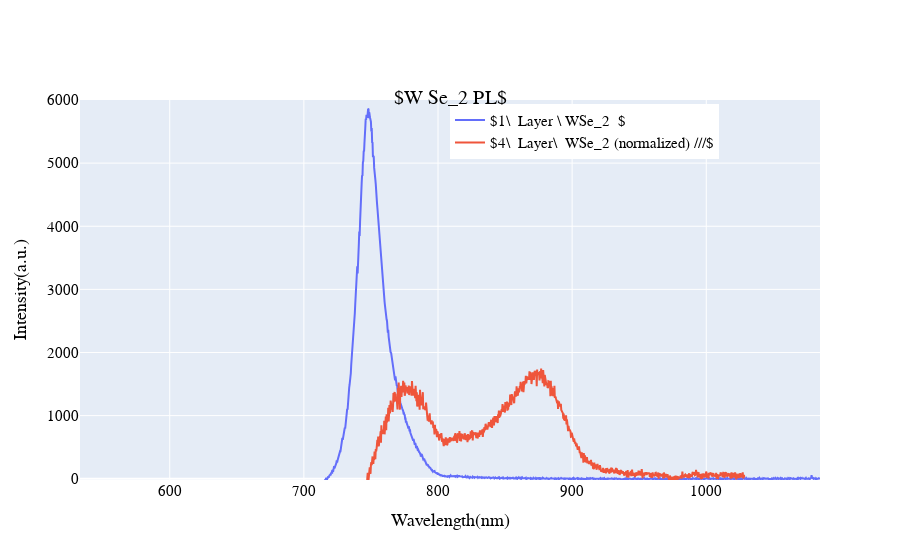

The code cell stored with this chart in its notebook:
### Code cell
import plotly.graph_objects as go

fig = go.Figure()
fig.add_trace(
    go.Scatter(x=df['wavelength'],y=df['intensity'],
                        name='$1\  Layer \ WSe_2  $'),
             )

fig.add_trace(go.Scatter(x=df2['Wavelength'],y=df2['Intensity']*5,
                        name='$4\  Layer\  WSe_2 (normalized) ///$')
             )

fig.update_layout(
    title={
        'text': "$W Se_2 PL$",
        'y':0.84,
        'x':0.5,
        'xanchor': 'center',
        'yanchor': 'top'})

fig.update_layout(
    font_family="Times New Roman",
    font_color="black",
    title_font_family="Times New Roman",
    title_font_color="black",
    xaxis_title='Wavelength(nm)',
    yaxis_title="Intensity(a.u.)",
       font_size=15,
title_font_size = 20
)

fig.update_layout(legend=dict(
    yanchor="top",
    y=0.99,
    xanchor="left",
    x=0.5
))

fig.update_yaxes(range=[-20, 6000])
fig.show()

### Figure 1 — Plotly figure (JSON) as saved in the notebook; plotly's stock layout.template omitted (floating-point values rounded to 4 significant figures; data arrays with more than 128 entries replaced by an {"elided": "..."} marker saying what was removed)
{"data": [{"name": "$1\\  Layer \\ WSe_2  $", "type": "scatter", "x": {"elided": "1840 float values"}, "y": {"elided": "1840 float values"}}, {"name": "$4\\  Layer\\  WSe_2 (normalized) ///$", "type": "scatter", "x": {"elided": "1652 float values"}, "y": {"elided": "1652 float values"}}], "layout": {"font": {"color": "black", "family": "Times New Roman", "size": 15}, "legend": {"x": 0.5, "xanchor": "left", "y": 0.99, "yanchor": "top"}, "title": {"font": {"color": "black", "family": "Times New Roman", "size": 20}, "text": "$W Se_2 PL$", "x": 0.5, "xanchor": "center", "y": 0.84, "yanchor": "top"}, "xaxis": {"title": {"text": "Wavelength(nm)"}}, "yaxis": {"range": [-20, 6000], "title": {"text": "Intensity(a.u.)"}}}}
